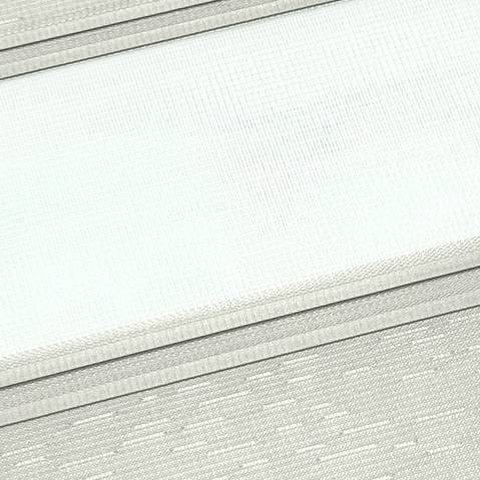
#> input picture kombo/img/a19/mato_3.jpg, 480 x 480 px
$ python render_simple.py ../img/a19/mato_3.jpg ../img/a19/mato_4.jpg
#> lines starting #> are read from the running program, lines starting #| are printed output that depends on the picture; after the words box and inside, x2 and y2 are one past the last pixel; in counts of white or black regions, pixels touching at a corner belong together
"""Render a 'finished look' for plain zebra swatches (M16xx): colour + twill texture from the real swatch photo,
drawn as a blind on a light window in a calm room. Output 720x900 JPG. Usage: render_simple.py <photo> <out.jpg>"""
import sys
import numpy as np
from PIL import Image, ImageDraw, ImageFilter

def swatch_colours(path):
#> called with path = '../img/a19/mato_3.jpg'
    im = np.asarray(Image.open(path).convert('RGB').resize((240, 320)), float)
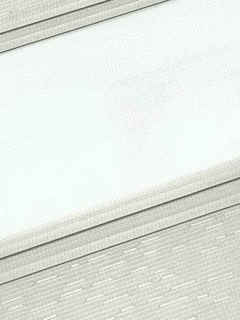
#> im: shape (320, 240, 3) float64; mean R, G, B 228.5, 232.8, 226
    c = im[40:270, 30:200].reshape(-1, 3)
    bg = np.median(im[:, -8:].reshape(-1, 3), 0)          # grey table at the right edge
#> bg = [235, 239, 231.5]
    # two clusters on fabric: solid band vs sheer band
    lum = c.mean(1)
    sat = c.max(1) - c.min(1)
    d_bg = np.abs(c - bg).sum(1)
    k = np.argsort(np.abs(c - np.median(c, 0)).sum(1))
    # solid = the cluster furthest from white
    w = np.array([250, 250, 250.])
    dist_w = np.abs(c - w).sum(1)
    solid = np.median(c[dist_w > np.percentile(dist_w, 60)], 0)
#> solid = [220, 222, 211]
    sheer = np.median(c[dist_w < np.percentile(dist_w, 25)], 0)
#> sheer = [246, 252, 248]
    g = bg.mean() / np.maximum(bg, 1)                     # white-balance on the grey table
#> g = [1, 0.984, 1.02]
    solid = np.clip(solid * g * (222 / max(bg.mean(), 1)) ** 0.5, 0, 255)
#> solid = [213.9, 212.2, 208.3]
    m = solid.mean(); solid = np.clip(m + (solid - m) * 1.12, 0, 255)
#> after `m = solid.mean()`: m = 211.5
#> after `solid = np.clip(m + (solid - m) * 1.12, 0, 255)`: solid = [214.2, 212.3, 207.9]
    sheer = np.clip(sheer * g, 0, 255)
#> sheer = [246.2, 248, 251.9]
    return solid, sheer

# [13 lines left out: function texture_patch, not called in this run]

def render(path, out, W=720, H=900):
    solid, sheer = swatch_colours(path)
#> solid = [214.2, 212.3, 207.9]; sheer = [246.2, 248, 251.9]
    rng = np.random.default_rng(1)
    yy, xx = np.mgrid[0:H, 0:W].astype(float)
    # room: warm light wall with soft vignette
    wall = 224 - 72 * ((xx - W * .5) / W) ** 2 - 10 * (yy / H)
    img = np.stack([wall + 4, wall + 1, wall - 4], 2)
    # window opening and frame
    x0, x1, y0, y1 = 110, 610, 120, 790
    # daylight behind (soft sky/greenery blur)
    sky = np.zeros((H, W, 3))
    t = (yy - y0) / (y1 - y0)
    sky[..., 0] = 236 - 20 * t; sky[..., 1] = 240 - 14 * t; sky[..., 2] = 244 - 30 * t
    blob = Image.new('L', (W, H), 0); d = ImageDraw.Draw(blob)
    for i in range(14):
        cx, cy, r = rng.uniform(x0, x1), rng.uniform(y0 + 300, y1), rng.uniform(40, 110)
        d.ellipse((cx - r, cy - r, cx + r, cy + r), fill=int(rng.uniform(40, 90)))
    blob = np.asarray(blob.filter(ImageFilter.GaussianBlur(40)), float)[..., None] / 255
#> blob: shape (900, 720, 1) float64
    sky = sky * (1 - blob) + np.array([150, 170, 140.]) * blob
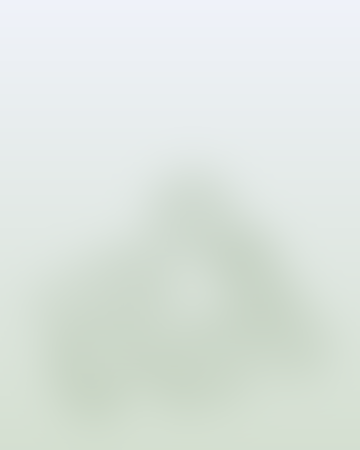
#> sky: shape (900, 720, 3) float64 (shown at 1/2 size); mean R, G, B 221.3, 229, 223.6
    # fabric: alternating opaque / sheer bands, procedural twill (no seams)
    band = 56
    fab = np.zeros((H, W, 3)); alpha = np.zeros((H, W))
    tw = np.sin(2 * np.pi * (xx * .87 + yy * .5) / 3.6)
    lum = solid.mean()
#> lum = 211.5
    amp = 0.035 + 0.05 * (lum / 255)
#> amp = 0.0765
    for k, yb in enumerate(range(y0 + 30, y1 - 36, band)):
        ye = min(yb + band, y1 - 36)
        if k % 2 == 0:
            seg = solid[None, None, :] * (1 + amp * tw[yb:ye, :, None])
            seg *= np.linspace(1.05, 0.95, ye - yb)[:, None, None]
            fab[yb:ye] = seg
        else:
            base = sky[yb:ye] * 0.45 + (sheer * 0.4 + 255 * 0.6) * 0.55
            r = np.arange(ye - yb)
            thr = (r % 5 == 2)[:, None, None]
            base = np.where(thr, base * 0.75 + solid * 0.25, base)
            base *= 1 - 0.04 * ((r[:, None, None] / (ye - yb)) - .5) ** 2
            fab[yb:ye] = base
        alpha[yb:ye] = 1
        # thin shadow under each opaque band
        if k % 2 == 0 and ye + 3 < H:
            fab[ye:ye + 3] *= 0.92
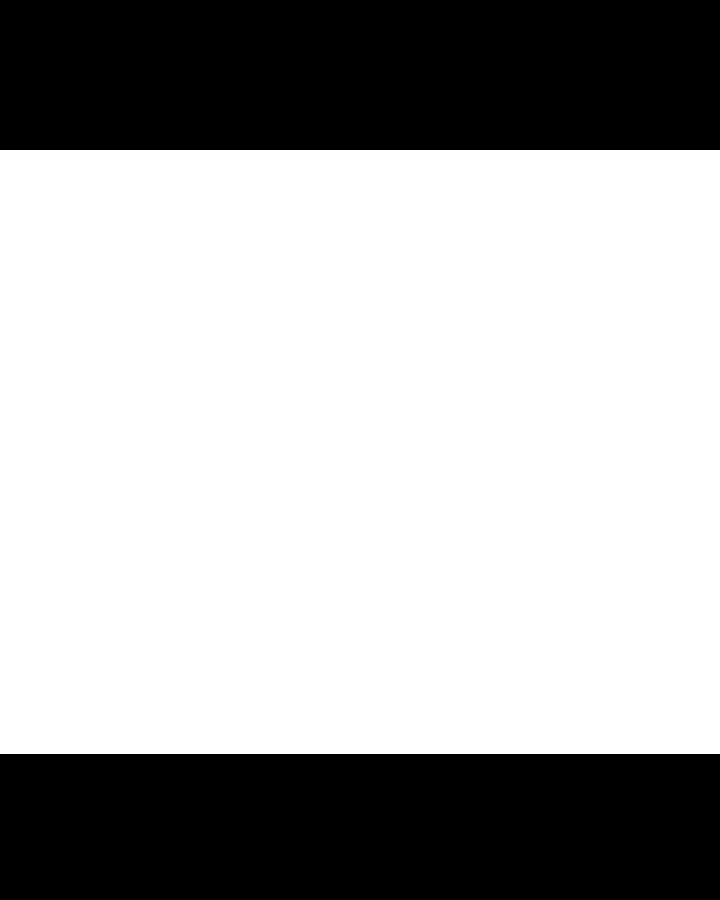
#> alpha: shape (900, 720) float64; values 0 (black) and 1 (white), 67.1% white; 2 black regions, box (x1, y1, x2, y2) and area: (0, 0, 720, 150) 108000, (0, 754, 720, 900) 105120
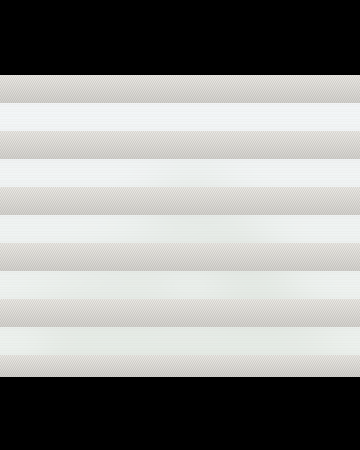
#> fab: shape (900, 720, 3) float64 (shown at 1/2 size); mean R, G, B 150.3, 150.7, 148.5
    fab = fab[:, x0 + 14:x1 - 14]
#> fab: shape (900, 472, 3) float64
    img_win = sky.copy()
    img[y0:y1, x0:x1] = img_win[y0:y1, x0:x1]
    # frame (white PVC) and mullion
    fr = Image.fromarray(np.clip(img, 0, 255).astype(np.uint8)); d = ImageDraw.Draw(fr)
    d.rectangle((x0 - 14, y0 - 14, x1 + 14, y1 + 14), outline=(244, 243, 240), width=16)
    d.line(((x0 + x1) // 2, y0, (x0 + x1) // 2, y1), fill=(244, 243, 240), width=14)
    d.rectangle((x0 - 40, y1 + 14, x1 + 40, y1 + 34), fill=(238, 236, 232))     # sill
    img = np.asarray(fr, float)
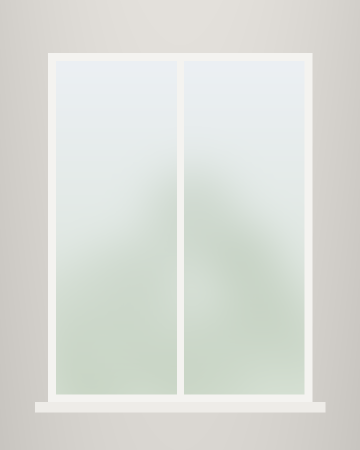
#> img: shape (900, 720, 3) float64 (shown at 1/2 size); mean R, G, B 217.8, 220.6, 215
    # blind over the window
    bx0, bx1 = x0 + 14, x1 - 14
#> bx0 = 124; bx1 = 596
    m = alpha[:, x0 + 14:x1 - 14][..., None]
#> m: shape (900, 472, 1) float64; values 0 (black) and 1 (white), 67.1% white; 2 black regions, box (x1, y1, x2, y2) and area: (0, 0, 472, 150) 70800, (0, 754, 472, 900) 68912
    img[:, bx0:bx1] = img[:, bx0:bx1] * (1 - m) + fab * m
    # cassette and bottom bar
    cas = np.linspace(250, 222, 34)[:, None, None] * np.ones((1, bx1 - bx0 + 16, 3))
    img[y0 - 6:y0 + 28, bx0 - 8:bx1 + 8] = cas
    img[y1 - 40:y1 - 28, bx0:bx1] = np.linspace(246, 214, 12)[:, None, None]
    # shadow on wall under cassette ends + slight overall light
    out_im = Image.fromarray(np.clip(img, 0, 255).astype(np.uint8))
    sh = Image.new('L', (W, H), 0); ds = ImageDraw.Draw(sh)
    ds.rectangle((bx0 - 8, y0 + 28, bx1 + 8, y0 + 40), fill=60)
    sh = sh.filter(ImageFilter.GaussianBlur(6))
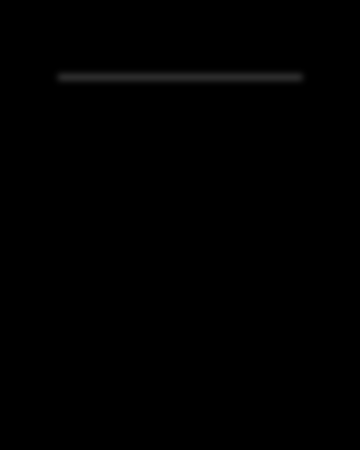
#> sh: PIL image 720x900 L (shown at 1/2 size); min 0, max 43, mean 0.6
    out_im = Image.composite(Image.new('RGB', (W, H), (60, 55, 50)), out_im, sh.point(lambda v: v * 0.5))
    noise = rng.normal(0, 2.2, (H, W, 1))
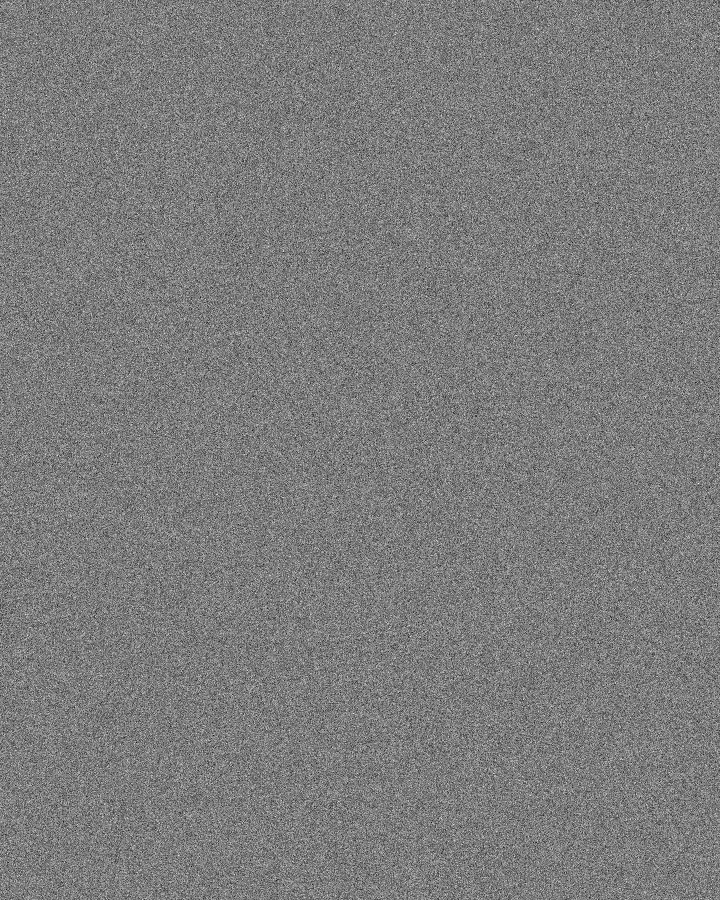
#> noise: shape (900, 720, 1) float64; min -10.59, max 11.09, mean -0.00236; drawn with min black and max white
    out_im = Image.fromarray(np.clip(np.asarray(out_im, float) + noise, 0, 255).astype(np.uint8))
    out_im.save(out, quality=86)
    return solid, sheer

if __name__ == '__main__':
    print(render(sys.argv[1], sys.argv[2]))

$ run again, on kombo/img/a19/mato_5.jpg
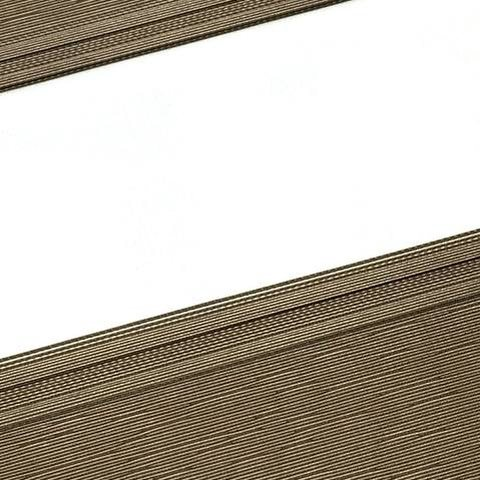
#> input picture kombo/img/a19/mato_5.jpg, 480 x 480 px
#> bg = [160, 145, 121]
#> in swatch_colours, `solid = np.median(c[dist_w > np.percentile(dist_w, 60)], 0)`: solid = [117, 102, 79]
#> in swatch_colours, `sheer = np.median(c[dist_w < np.percentile(dist_w, 25)], 0)`: sheer = [254, 254, 254]
#> g = [0.887, 0.979, 1.17]
#> in swatch_colours, `solid = np.clip(solid * g * (222 / max(bg.mean(), 1)) ** 0.5, 0, 255)`: solid = [129.8, 124.9, 115.9]
#> in swatch_colours, `m = solid.mean()`: m = 123.6
#> in swatch_colours, `solid = np.clip(m + (solid - m) * 1.12, 0, 255)`: solid = [130.6, 125.1, 115]
#> in swatch_colours, `sheer = np.clip(sheer * g, 0, 255)`: sheer = [225.4, 248.7, 255]
#> in render, `solid, sheer = swatch_colours(path)`: solid = [130.6, 125.1, 115]; sheer = [225.4, 248.7, 255]
#> lum = 123.6
#> amp = 0.0592
#> in render, `fab = fab[:, x0 + 14:x1 - 14]`:
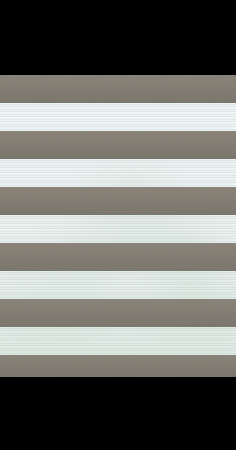
#> fab: shape (900, 472, 3) float64 (shown at 1/2 size); mean R, G, B 117.2, 117.8, 113.5
#> bx0 = 124; bx1 = 596
#> in render, `img[:, bx0:bx1] = img[:, bx0:bx1] * (1 - m) + fab * m`:
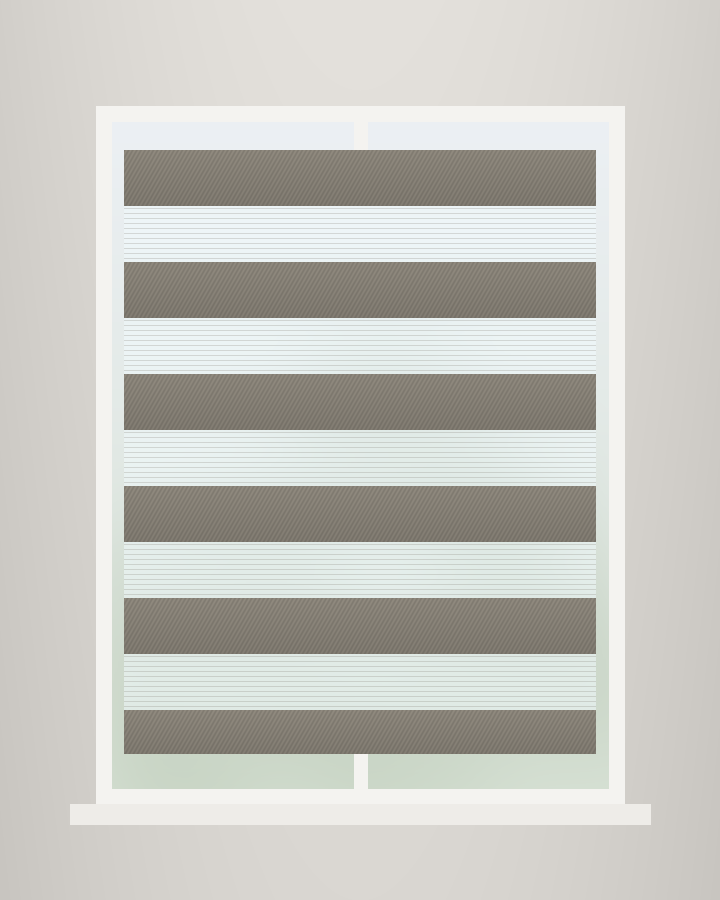
#> img: shape (900, 720, 3) float64; mean R, G, B 198.8, 198.4, 192.9

$ run again, on kombo/img/a19/mato_6.jpg
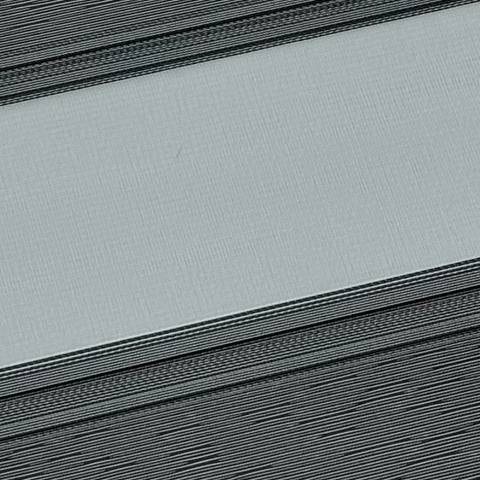
#> input picture kombo/img/a19/mato_6.jpg, 480 x 480 px
#> bg = [162, 172, 173]
#> in swatch_colours, `solid = np.median(c[dist_w > np.percentile(dist_w, 60)], 0)`: solid = [91, 97, 97]
#> in swatch_colours, `sheer = np.median(c[dist_w < np.percentile(dist_w, 25)], 0)`: sheer = [171, 181, 183]
#> g = [1.04, 0.983, 0.977]
#> in swatch_colours, `solid = np.clip(solid * g * (222 / max(bg.mean(), 1)) ** 0.5, 0, 255)`: solid = [108.8, 109.2, 108.6]
#> in swatch_colours, `m = solid.mean()`: m = 108.9
#> in swatch_colours, `solid = np.clip(m + (solid - m) * 1.12, 0, 255)`: solid = [108.8, 109.3, 108.6]
#> in swatch_colours, `sheer = np.clip(sheer * g, 0, 255)`: sheer = [178.4, 177.8, 178.8]
#> in render, `solid, sheer = swatch_colours(path)`: solid = [108.8, 109.3, 108.6]; sheer = [178.4, 177.8, 178.8]
#> lum = 108.9
#> amp = 0.0563
#> in render, `fab = fab[:, x0 + 14:x1 - 14]`:
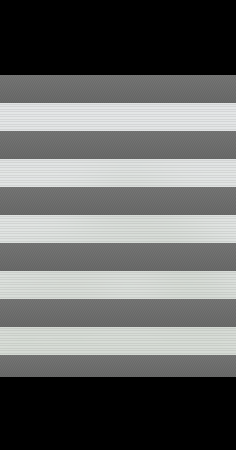
#> fab: shape (900, 472, 3) float64 (shown at 1/2 size); mean R, G, B 106, 107.3, 106.1
#> bx0 = 124; bx1 = 596
#> in render, `img[:, bx0:bx1] = img[:, bx0:bx1] * (1 - m) + fab * m`:
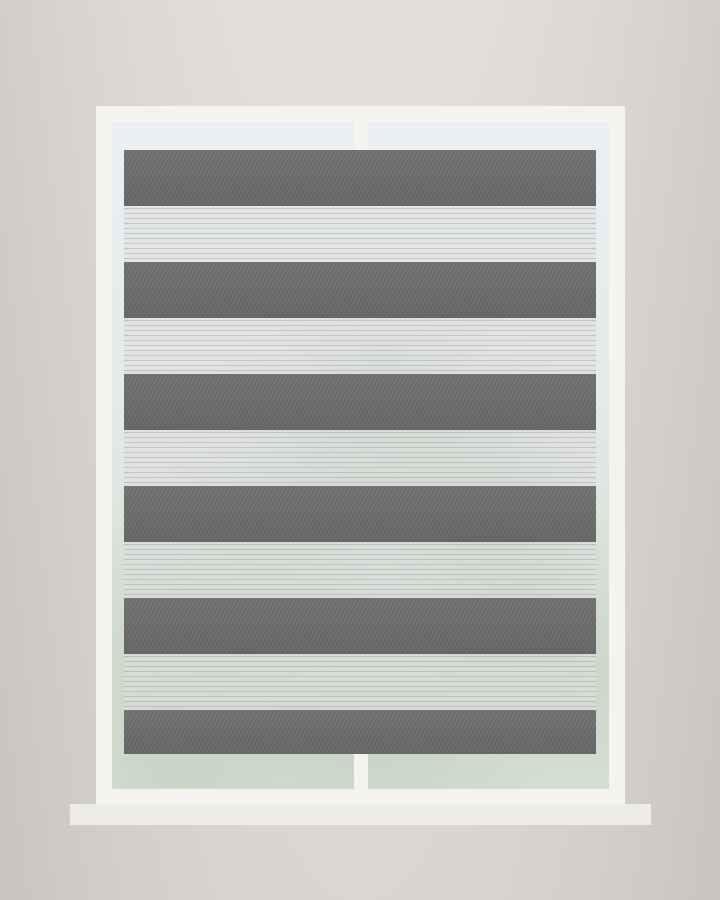
#> img: shape (900, 720, 3) float64; mean R, G, B 191.5, 191.5, 188.1
